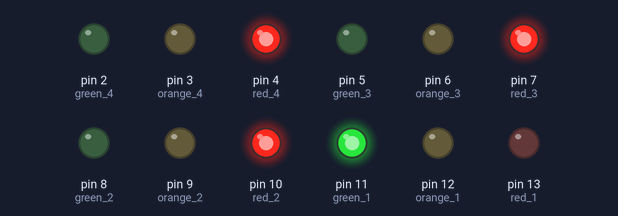
Recording of a sketch running on a simulated Arduino Uno, built with avr-gcc and run on an emulated ATmega328P. Shown: output pins drawn as LEDs (lit = HIGH).

Above: at 0.1 s.
At 8.1 s:
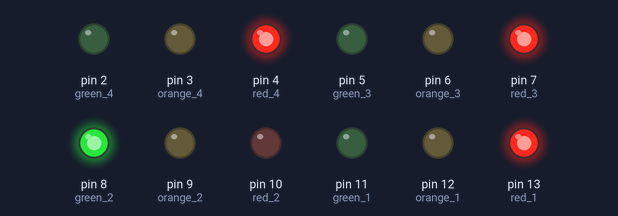
At 13.1 s:
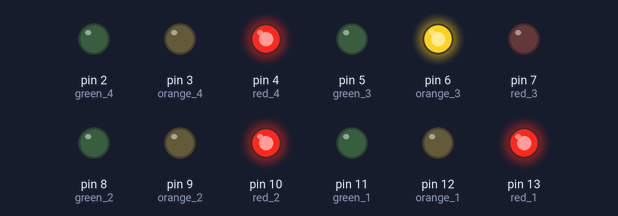
At 16.1 s:
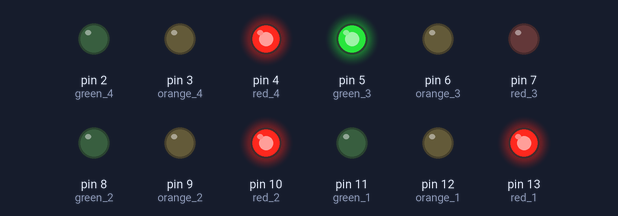
At 24.1 s:
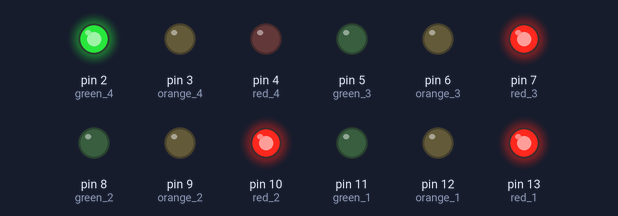
At 37.1 s:
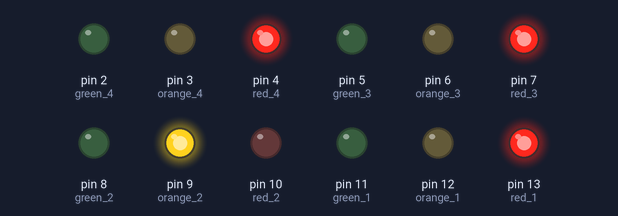
Timing chart, 0 to 38.6 s (numbered marks = the images above):
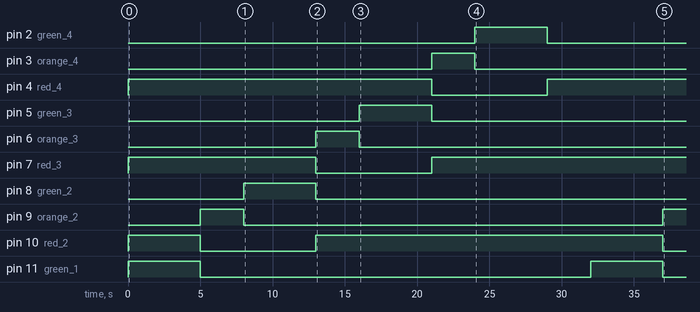

Measured:
- by itself, pin 2 (green_4): LOW → HIGH at 24.0 s, → LOW 5.0 s later
- by itself, pin 3 (orange_4): LOW → HIGH at 21.0 s, → LOW 3.0 s later
- by itself, pin 4 (red_4): LOW → HIGH at 0.00 s, → LOW 21.0 s later, → HIGH 8.0 s later
- by itself, pin 5 (green_3): LOW → HIGH at 16.0 s, → LOW 5.0 s later
- by itself, pin 6 (orange_3): LOW → HIGH at 13.0 s, → LOW 3.0 s later
- by itself, pin 7 (red_3): LOW → HIGH at 0.00 s, → LOW 13.0 s later, → HIGH 8.0 s later
- by itself, pin 8 (green_2): LOW → HIGH at 8.0 s, → LOW 5.0 s later
- by itself, pin 9 (orange_2): LOW → HIGH at 5.0 s, → LOW 3.0 s later, → HIGH 29.0 s later

The sketch:

smart_traffic_light_management_sysytem1.ino
```cpp
 int red_1=13;
 int orange_1=12;
int green_1=11;
int red_2=10;
int orange_2=9;
int green_2=8;
int red_3=7;
int orange_3=6;
int green_3=5;
int red_4=4;
int orange_4=3;
int green_4=2;

void direction_1_green(void)
{
 digitalWrite(red_1,LOW);
digitalWrite(orange_1,LOW);
 digitalWrite(green_1,HIGH);
 digitalWrite(red_2,HIGH);
 digitalWrite(orange_2,LOW);
 digitalWrite(green_2,LOW);
 digitalWrite(red_3,HIGH);
 digitalWrite(orange_3,LOW);
 digitalWrite(green_3,LOW);
digitalWrite(red_4,HIGH);
 digitalWrite(orange_4,LOW);
 digitalWrite(green_4,LOW);
 }

void direction_2_orange(void)
{
digitalWrite(red_1,HIGH);
 digitalWrite(orange_1,LOW);
 digitalWrite(green_1,LOW);
 digitalWrite(red_2,LOW);
digitalWrite(orange_2,HIGH);
digitalWrite(green_2,LOW);
 digitalWrite(red_3,HIGH);
digitalWrite(orange_3,LOW);
 digitalWrite(green_3,LOW);
digitalWrite(red_4,HIGH);
digitalWrite(orange_4,LOW);
digitalWrite(green_4,LOW);
}

void direction_2_green(void)
{
digitalWrite(red_1,HIGH);
 digitalWrite(orange_1,LOW);
digitalWrite(green_1,LOW);
 digitalWrite(red_2,LOW);
digitalWrite(orange_2,LOW);
 digitalWrite(green_2,HIGH);
digitalWrite(red_3,HIGH);
 digitalWrite(orange_3,LOW);
digitalWrite(green_3,LOW);
 digitalWrite(red_4,HIGH);
digitalWrite(orange_4,LOW);
digitalWrite(green_4,LOW);
 }

void direction_3_orange(void)
{
digitalWrite(red_1,HIGH);
 digitalWrite(orange_1,LOW);
 digitalWrite(green_1,LOW);
 digitalWrite(red_2,HIGH);
 digitalWrite(orange_2,LOW);
 digitalWrite(green_2,LOW);
digitalWrite(red_3,LOW);
 digitalWrite(orange_3,HIGH);
digitalWrite(green_3,LOW);
 digitalWrite(red_4,HIGH);
 digitalWrite(orange_4,LOW);
 digitalWrite(green_4,LOW);
 }

void direction_3_green(void)
 {
 digitalWrite(red_1,HIGH);
 digitalWrite(orange_1,LOW);
 digitalWrite(green_1,LOW);
 digitalWrite(red_2,HIGH);
digitalWrite(orange_2,LOW);
digitalWrite(green_2,LOW);
digitalWrite(red_3,LOW);
 digitalWrite(orange_3,LOW);
 digitalWrite(green_3,HIGH);
 digitalWrite(red_4,HIGH);
 digitalWrite(orange_4,LOW);
 digitalWrite(green_4,LOW);
}
void direction_4_orange(void)
{
 digitalWrite(red_1,HIGH);
digitalWrite(orange_1,LOW);
digitalWrite(green_1,LOW);
 digitalWrite(red_2,HIGH);
 digitalWrite(orange_2,LOW);
 digitalWrite(green_2,LOW);
digitalWrite(red_3,HIGH);
 digitalWrite(orange_3,LOW);
 digitalWrite(green_3,LOW);
 digitalWrite(red_4,LOW);
 digitalWrite(orange_4,HIGH);
 digitalWrite(green_4,LOW);
}
void direction_4_green(void)
 {
digitalWrite(red_1,HIGH);
 digitalWrite(orange_1,LOW);
 digitalWrite(green_1,LOW);
 digitalWrite(red_2,HIGH);
 digitalWrite(orange_2,LOW);
 digitalWrite(green_2,LOW);
digitalWrite(red_3,HIGH);
 digitalWrite(orange_3,LOW);
 digitalWrite(green_3,LOW);
 digitalWrite(red_4,LOW);
 digitalWrite(orange_4,LOW);
 digitalWrite(green_4,HIGH);
 }
void direction_1_orange(void)
 {
digitalWrite(red_1,LOW);
digitalWrite(orange_1,HIGH);
digitalWrite(green_1,LOW);
digitalWrite(red_2,HIGH);
digitalWrite(orange_2,LOW);
digitalWrite(green_2,LOW);
digitalWrite(red_3,HIGH);
digitalWrite(orange_3,LOW);
digitalWrite(green_3,LOW);
 digitalWrite(red_4,HIGH);
 digitalWrite(orange_4,LOW);
 digitalWrite(green_4,LOW);
}
void setup()
{

for(int i=2;i<=13;i++)
 pinMode(i,OUTPUT);

}
void loop()
 {
direction_1_green();
delay(5000);
direction_2_orange();
delay(3000);
direction_2_green();
delay(5000);
direction_3_orange();
delay(3000);
direction_3_green();
delay(5000);
direction_4_orange();
delay(3000);
direction_4_green();
delay(5000);
direction_1_orange();
delay(3000);
}
```
